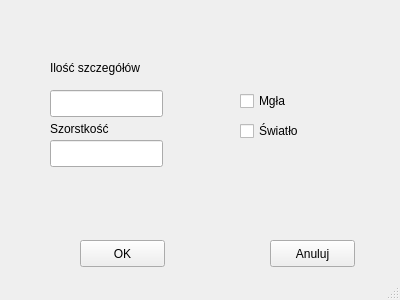
<?xml version="1.0" encoding="UTF-8"?>
<ui version="4.0">
 <class>MainWindow</class>
 <widget class="QMainWindow" name="MainWindow">
  <property name="geometry">
   <rect>
    <x>0</x>
    <y>0</y>
    <width>400</width>
    <height>300</height>
   </rect>
  </property>
  <property name="minimumSize">
   <size>
    <width>400</width>
    <height>300</height>
   </size>
  </property>
  <property name="maximumSize">
   <size>
    <width>400</width>
    <height>300</height>
   </size>
  </property>
  <property name="windowTitle">
   <string>Dane</string>
  </property>
  <widget class="QWidget" name="centralWidget">
   <property name="maximumSize">
    <size>
     <width>400</width>
     <height>300</height>
    </size>
   </property>
   <widget class="QCheckBox" name="checkBoxMgla">
    <property name="geometry">
     <rect>
      <x>240</x>
      <y>90</y>
      <width>90</width>
      <height>22</height>
     </rect>
    </property>
    <property name="text">
     <string>Mgła</string>
    </property>
   </widget>
   <widget class="QCheckBox" name="checkBoxswiatlo">
    <property name="geometry">
     <rect>
      <x>240</x>
      <y>120</y>
      <width>90</width>
      <height>22</height>
     </rect>
    </property>
    <property name="text">
     <string>Światło</string>
    </property>
   </widget>
   <widget class="QPushButton" name="ButtonAnuluj1">
    <property name="geometry">
     <rect>
      <x>270</x>
      <y>240</y>
      <width>85</width>
      <height>27</height>
     </rect>
    </property>
    <property name="text">
     <string>Anuluj</string>
    </property>
   </widget>
   <widget class="QPushButton" name="ButtonOK1">
    <property name="geometry">
     <rect>
      <x>80</x>
      <y>240</y>
      <width>85</width>
      <height>27</height>
     </rect>
    </property>
    <property name="text">
     <string>OK</string>
    </property>
   </widget>
   <widget class="QLineEdit" name="lineEditSzczeg">
    <property name="geometry">
     <rect>
      <x>50</x>
      <y>90</y>
      <width>113</width>
      <height>27</height>
     </rect>
    </property>
    <property name="inputMask">
     <string>0</string>
    </property>
   </widget>
   <widget class="QLineEdit" name="lineEditSzorstkosc">
    <property name="geometry">
     <rect>
      <x>50</x>
      <y>140</y>
      <width>113</width>
      <height>27</height>
     </rect>
    </property>
    <property name="inputMask">
     <string>00</string>
    </property>
    <property name="echoMode">
     <enum>QLineEdit::Normal</enum>
    </property>
   </widget>
   <widget class="QLabel" name="label">
    <property name="geometry">
     <rect>
      <x>50</x>
      <y>60</y>
      <width>111</width>
      <height>17</height>
     </rect>
    </property>
    <property name="text">
     <string>&lt;html&gt;&lt;head/&gt;&lt;body&gt;&lt;p&gt;Ilość szczegółów&lt;/p&gt;&lt;/body&gt;&lt;/html&gt;</string>
    </property>
   </widget>
   <widget class="QLabel" name="label_2">
    <property name="geometry">
     <rect>
      <x>50</x>
      <y>120</y>
      <width>81</width>
      <height>17</height>
     </rect>
    </property>
    <property name="text">
     <string>Szorstkość</string>
    </property>
   </widget>
  </widget>
  <widget class="QStatusBar" name="statusBar"/>
 </widget>
 <layoutdefault spacing="6" margin="11"/>
 <resources/>
 <connections>
  <connection>
   <sender>ButtonAnuluj1</sender>
   <signal>clicked()</signal>
   <receiver>MainWindow</receiver>
   <slot>close()</slot>
   <hints>
    <hint type="sourcelabel">
     <x>309</x>
     <y>248</y>
    </hint>
    <hint type="destinationlabel">
     <x>265</x>
     <y>185</y>
    </hint>
   </hints>
  </connection>
 </connections>
</ui>
